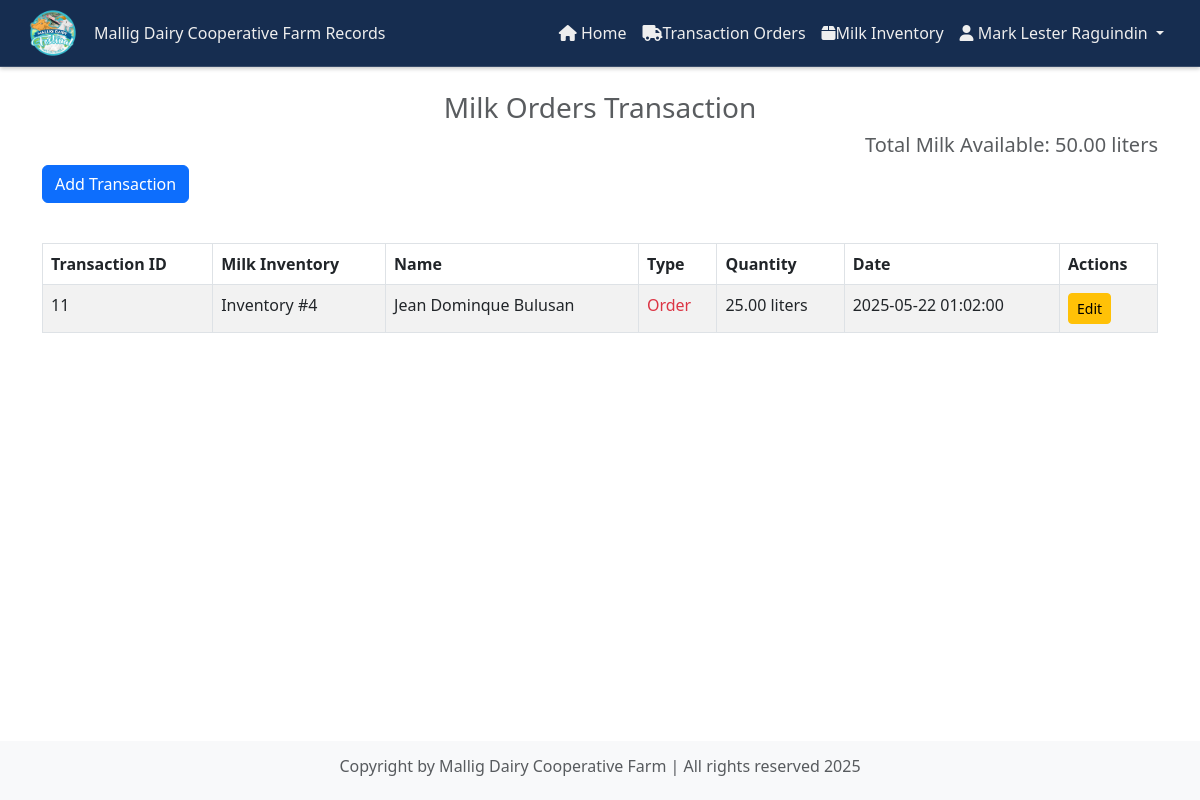
The page /pages/transaction.php (signed in) on the database its author committed.
### tables this page shows
CREATE TABLE `transaction` (
  `transaction_id` int(11) NOT NULL,
  `milk_id` int(11) DEFAULT NULL,
  `name` varchar(50) DEFAULT NULL,
  `transaction_type` enum('order','restock','distributed') NOT NULL,
  `quantity` float(5,2) DEFAULT NULL,
  `transaction_date` datetime DEFAULT NULL
);

### pages/transaction.php (the view, shortened to what this page needs)
<?php
include '../components/config.php';
$query = "
    SELECT t.transaction_id, t.milk_id, m.quantity as inventory_quantity, t.name, t.transaction_type, t.quantity, t.transaction_date
    FROM transaction t
    LEFT JOIN milk_inventory m ON t.milk_id = m.milk_id
    ORDER BY t.transaction_date DESC
";
$result = $con->query($query);
$milkInventoryQuery = "SELECT milk_id, quantity FROM milk_inventory";
$milkInventoryResult = $con->query($milkInventoryQuery);
$totalMilk = 0;
if ($milkInventoryResult && $milkInventoryResult->num_rows > 0) {
    while ($row = $milkInventoryResult->fetch_assoc()) {
        $totalMilk += floatval($row['quantity']);
    }
}
?>
<!DOCTYPE html>
<html lang="en">
<head>
    <link rel="stylesheet" href="https://cdnjs.cloudflare.com/ajax/libs/font-awesome/6.0.0-beta3/css/all.min.css" />
    <link href="https://cdn.jsdelivr.net/npm/bootstrap@5.3.0-alpha1/dist/css/bootstrap.min.css" rel="stylesheet">
    <link href="https://cdnjs.cloudflare.com/ajax/libs/select2/4.1.0-rc.0/css/select2.min.css" rel="stylesheet" />
    <link rel="stylesheet" href="../style/header.css">
</head>
<body>
    <?php include '../components/header.php'; ?>
    <div class="container mt-4">
        <h3 class="text-center text-muted">Milk Orders Transaction</h3>
        <h5 class="text-end text-muted">Total Milk Available: <?= number_format($totalMilk, 2) ?> liters</h5>
        <button class="btn btn-primary mb-3" data-bs-toggle="modal" data-bs-target="#addTransactionModal">Add Transaction</button>
        <table class="table mt-4 table-bordered table-striped">
            <thead>
                <tr>
                    <th>Transaction ID</th>
                    <th>Milk Inventory</th>
                    <th>Name</th>
                    <th>Type</th>
                    <th>Quantity</th>
                    <th>Date</th>
                    <th>Actions</th>
                </tr>
            </thead>
            <tbody>
                <?php if ($result && $result->num_rows > 0): ?>
                    <?php while ($row = $result->fetch_assoc()): ?>
                        <tr>
                            <td><?= htmlspecialchars($row['transaction_id']) ?></td>
                            <td>Inventory #<?= htmlspecialchars($row['milk_id']) ?></td>
                            <td><?= htmlspecialchars($row['name']) ?></td>
                            <td class="<?= $row['transaction_type'] === 'restock' ? 'text-success' : ($row['transaction_type'] === 'order' || $row['transaction_type'] === 'distributed' ? 'text-danger' : '') ?>">
                                <?= ucfirst(htmlspecialchars($row['transaction_type'])) ?>
                            </td>
                            <td><?= htmlspecialchars($row['quantity']) ?> liters</td>
                            <td><?= htmlspecialchars($row['transaction_date']) ?></td>
                            <td>
                                <button class="btn btn-warning btn-sm" data-bs-toggle="modal" data-bs-target="#editTransactionModal<?= $row['transaction_id'] ?>">Edit</button>
                            </td>
                        </tr>
                    <?php endwhile; ?>
                <?php else: ?>
                    <tr>
                        <td colspan="7" class="text-center">No transactions found</td>
                    </tr>
                <?php endif; ?>
            </tbody>
        </table>
    </div>
    <?php include '../components/footer.php'; ?>
</body>
</html>

### components/footer.php (style rules this page uses)
body { display: flex; flex-direction: column; min-height: 100vh; margin: 0; }

### rows shown on the page
transaction: transaction_id "11", milk "4", name "Jean Dominque Bulusan", transaction_type "Order", quantity "25.00", transaction_date "2025-05-22 01:02:00"

### other values the page prints
$_SESSION['name'] "Mark Lester Raguindin"
$totalMilk "50.00"
